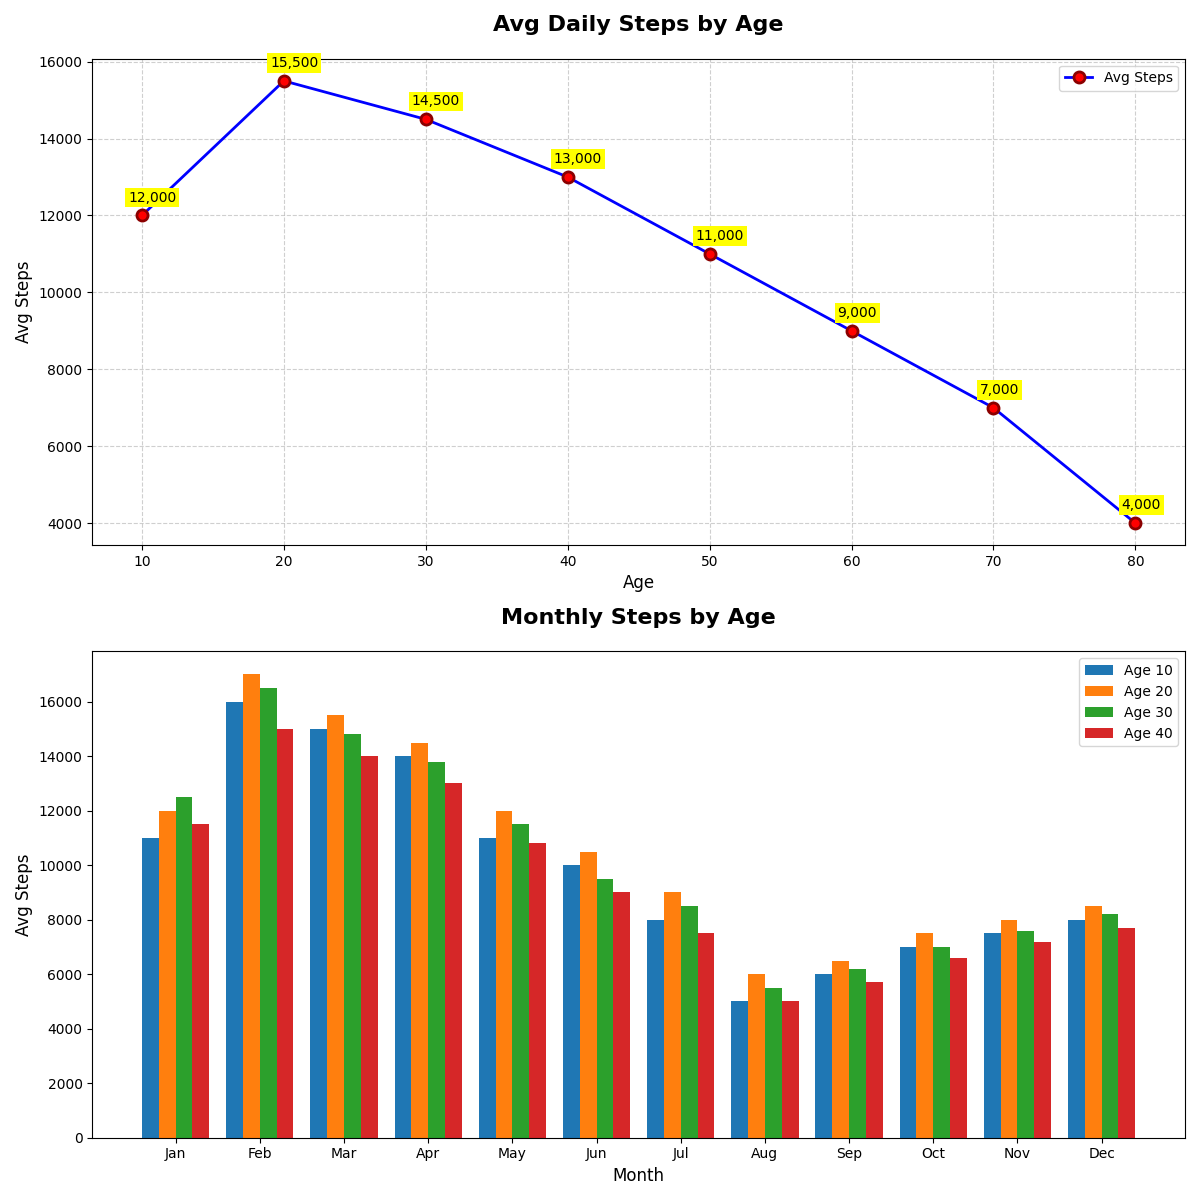

Write Python code to recreate this figure.
import matplotlib.pyplot as plt
import numpy as np

# Age groups (in years) and their average daily step count
age_groups = np.array([10, 20, 30, 40, 50, 60, 70, 80])
average_steps = np.array([12000, 15500, 14500, 13000, 11000, 9000, 7000, 4000])

# Monthly steps data for selected age groups
months = ["Jan", "Feb", "Mar", "Apr", "May", "Jun", "Jul", "Aug", "Sep", "Oct", "Nov", "Dec"]
steps_per_month = np.array([
    [11000, 16000, 15000, 14000, 11000, 10000, 8000, 5000, 6000, 7000, 7500, 8000], # Age 10
    [12000, 17000, 15500, 14500, 12000, 10500, 9000, 6000, 6500, 7500, 8000, 8500], # Age 20
    [12500, 16500, 14800, 13800, 11500, 9500, 8500, 5500, 6200, 7000, 7600, 8200],  # Age 30
    [11500, 15000, 14000, 13000, 10800, 9000, 7500, 5000, 5700, 6600, 7200, 7700]   # Age 40
])

fig, ax = plt.subplots(2, 1, figsize=(12, 12))

# Line plot
ax[0].plot(age_groups, average_steps, 'o-', color='blue', linestyle='-', linewidth=2, markersize=8, 
           markerfacecolor='red', markeredgewidth=2, markeredgecolor='darkred', label='Avg Steps')
ax[0].set_title("Avg Daily Steps by Age", fontsize=16, fontweight='bold', pad=20)
ax[0].set_xlabel("Age", fontsize=12)
ax[0].set_ylabel("Avg Steps", fontsize=12)

for i in range(age_groups.size):
    ax[0].annotate(f'{average_steps[i]:,.0f}', xy=(age_groups[i], average_steps[i]), xytext=(-10, 10), 
                   textcoords='offset points', fontsize=10, color='black', bbox=dict(facecolor='yellow', edgecolor='none', pad=2))

ax[0].grid(True, which='both', linestyle='--', alpha=0.6)
ax[0].tick_params(axis='both', which='major', labelsize=10)
ax[0].legend(loc='upper right', fontsize=10, frameon=True)

# Bar chart
age_group_indices = [0, 1, 2, 3]
bar_width = 0.2
for idx, age_idx in enumerate(age_group_indices):
    ax[1].bar(np.arange(len(months)) + idx * bar_width, steps_per_month[age_idx], width=bar_width, label=f'Age {age_groups[age_idx]}')

ax[1].set_xticks(np.arange(len(months)) + bar_width * 1.5)
ax[1].set_xticklabels(months)
ax[1].set_xlabel("Month", fontsize=12)
ax[1].set_ylabel("Avg Steps", fontsize=12)
ax[1].set_title("Monthly Steps by Age", fontsize=16, fontweight='bold', pad=20)
ax[1].legend(loc='upper right', fontsize=10, frameon=True)

plt.tight_layout()
plt.show()
